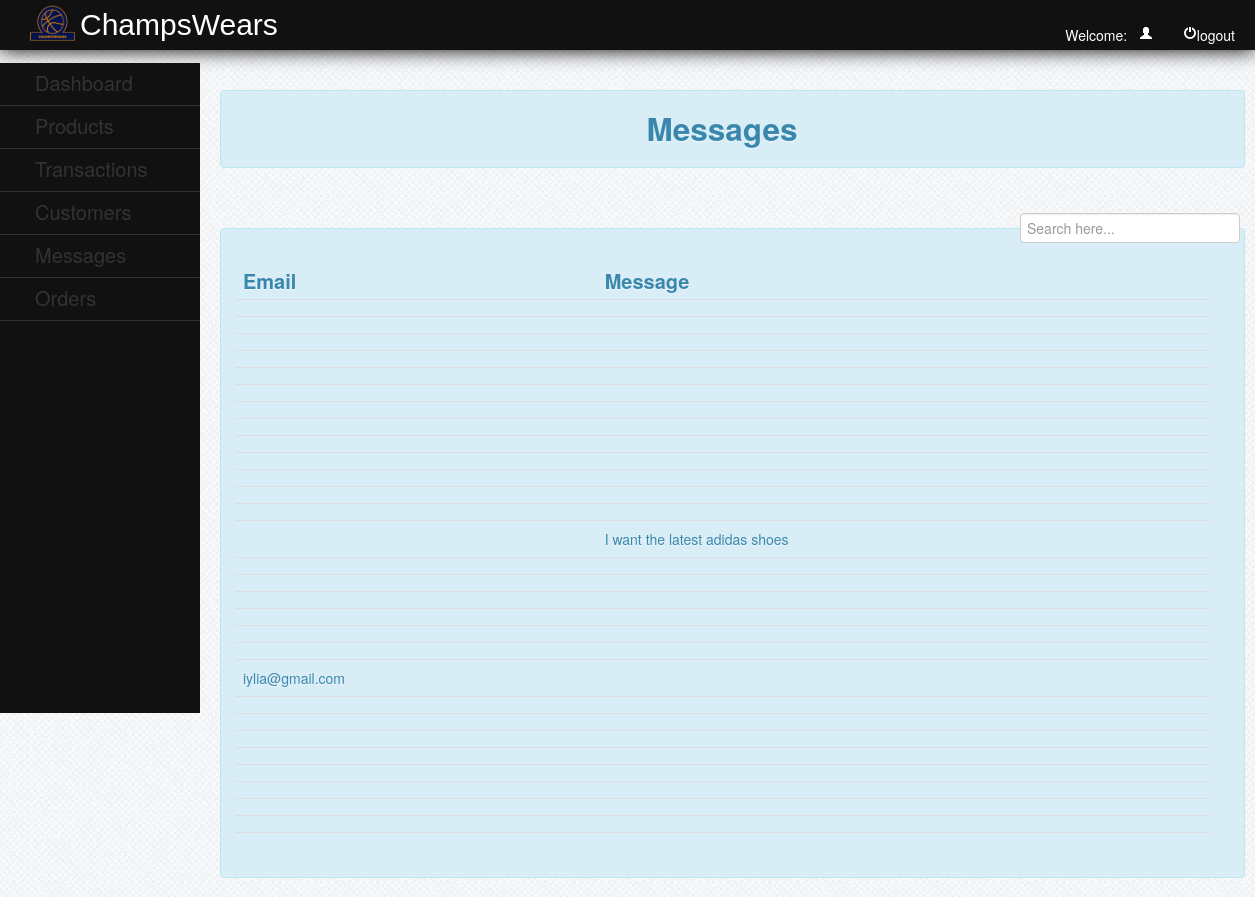
/admin/message.php (signed in), run on the app's committed database.
### tables this page shows
CREATE TABLE `contact` (
  `contact_id` int(11) NOT NULL,
  `email` varchar(50) NOT NULL,
  `message` varchar(1000) NOT NULL
);

### admin/message.php (the view, shortened to what this page needs)
<?php
	include("../db/dbconn.php");
?>
<!DOCTYPE html>
<html>
<head>
	<link rel = "stylesheet" type = "text/css" href="../css/style.css" media="all">
	<link rel="stylesheet" type="text/css" href="../css/bootstrap.css">
</head>
<body>
	<div id="header" style="position:fixed;">
		<img src="../img/logo1.jpg">
		<label>ChampsWears</label>
			<?php
				$id = (int) $_SESSION['id'];
					$query = mysqli_query ($conn, "SELECT * FROM admin WHERE adminid = '$id' ") or die (mysqli_error());
					$fetch = mysqli_fetch_array ($query);
			?>
			<ul>
				<li><a href="../function/admin_logout.php"><i class="icon-off icon-white"></i>logout</a></li>
				<li>Welcome:&nbsp;&nbsp;&nbsp;<a><i class="icon-user icon-white"></i><?php echo $fetch['username']; ?></a></li>
			</ul>
	</div>
	<br>
	<div id="leftnav">
		<ul>
			<li><a href="admin_home.php" style="color:#333;">Dashboard</a></li>
			<li><a href="admin_home.php">Products</a>
			</li>
			<li><a href="transaction.php">Transactions</a></li>
			<li><a href="customer.php">Customers</a></li>
			<li><a href="message.php">Messages</a></li>
			<li><a href="order.php">Orders</a></li>
		</ul>
	</div>
	<div id="rightcontent" style="position:absolute; top:10%;">
			<div class="alert alert-info"><center><h2>Messages</h2></center></div>
			<br />
				<label  style="padding:5px; float:right;"><input type="text" name="filter" placeholder="Search here..." id="filter"></label>
			<br />
		<div class="alert alert-info">
			<table class="table table-hover" style="background-color:;">
				<thead>
				<tr style="font-size:20px;">
					<th>Email</th>
					<th>Message</th>
				</tr>
				</thead>
				<?php
					$query = mysqli_query($conn, "SELECT * FROM `contact`") or die(mysqli_error());
					while($fetch = mysqli_fetch_array($query))
						{
				?>
				<tr>
					<td><?php echo $fetch['email'];?></td>
					<td><?php echo $fetch['message']?></td>
				</tr>
				<?php
					}
				?>
			</table>
		</div>
	</div>
</body>
</html>

### css/style.css (style rules this page uses)
body { background:url(../images/bg.png) repeat scroll left top #e7ebf2; }
#header { height:50px; width:100%; background-color:#111; color:#fff; text-indent:10px; -webkit-box-shadow:0px 0px 20px 0px black; -moz-box-shadow:0px 0px 20px 0px black; box-shadow:0px 0px 20px 0px black; }
#header img { position:absolute; height:45px; width:45px; margin-left:20px; margin-top:2.5px; }
#header label { position:relative; top:15px; color:#fff; text-indent:80px; font-size:30px; clear:both; font-family:arial; }
#header ul { list-style-type:none; position:relative; }
#header ul li { display:inline; position:relative; float:right; margin-right:20px; }
#header ul li a { text-decoration:none; color:#fff; }
#leftnav { position:fixed; background-color:#111; width:200px; top:7%; height:650px; }
#leftnav ul { list-style-type:none; text-indent:35px; right:25px; position:relative; }
#leftnav ul li { border-bottom:1px solid #333; padding-top:10px; padding-bottom:10px; width:200px; }
#leftnav ul li a { text-decoration:none; color:#333; font-size:20px; }
#rightcontent { position:relative; width:1025px; top:50px; left:220px; z-index:-99999; }

### data on the page
contact: message "I want the latest adidas shoes"
contact: email "iylia@gmail.com"
